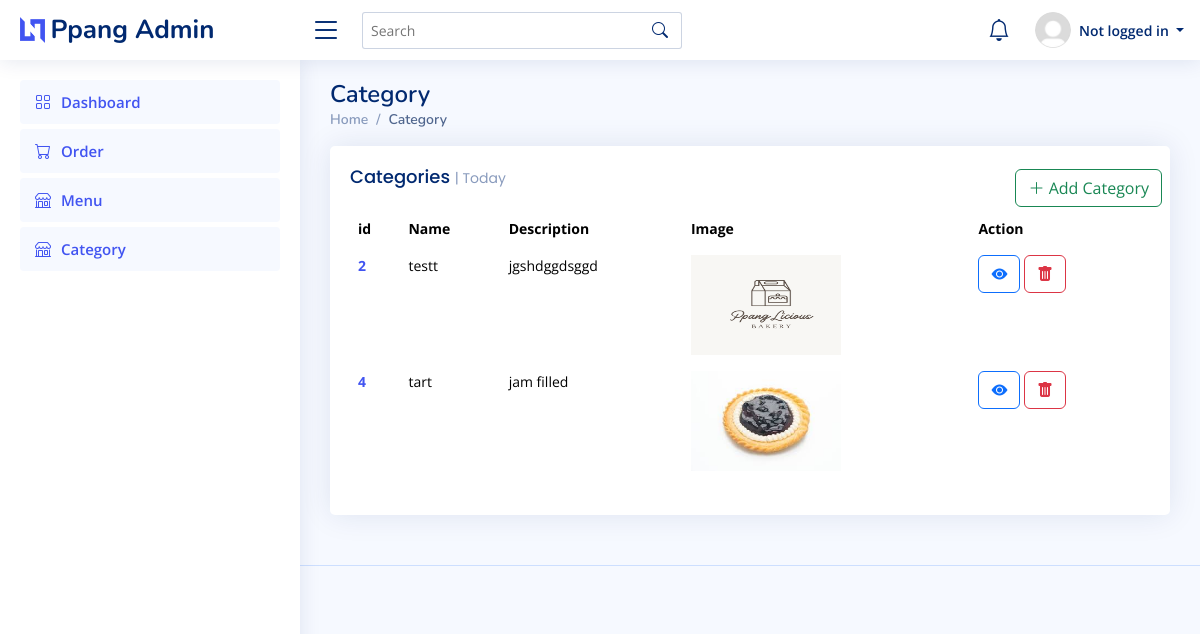
The page /category/ on the database as committed earlier.
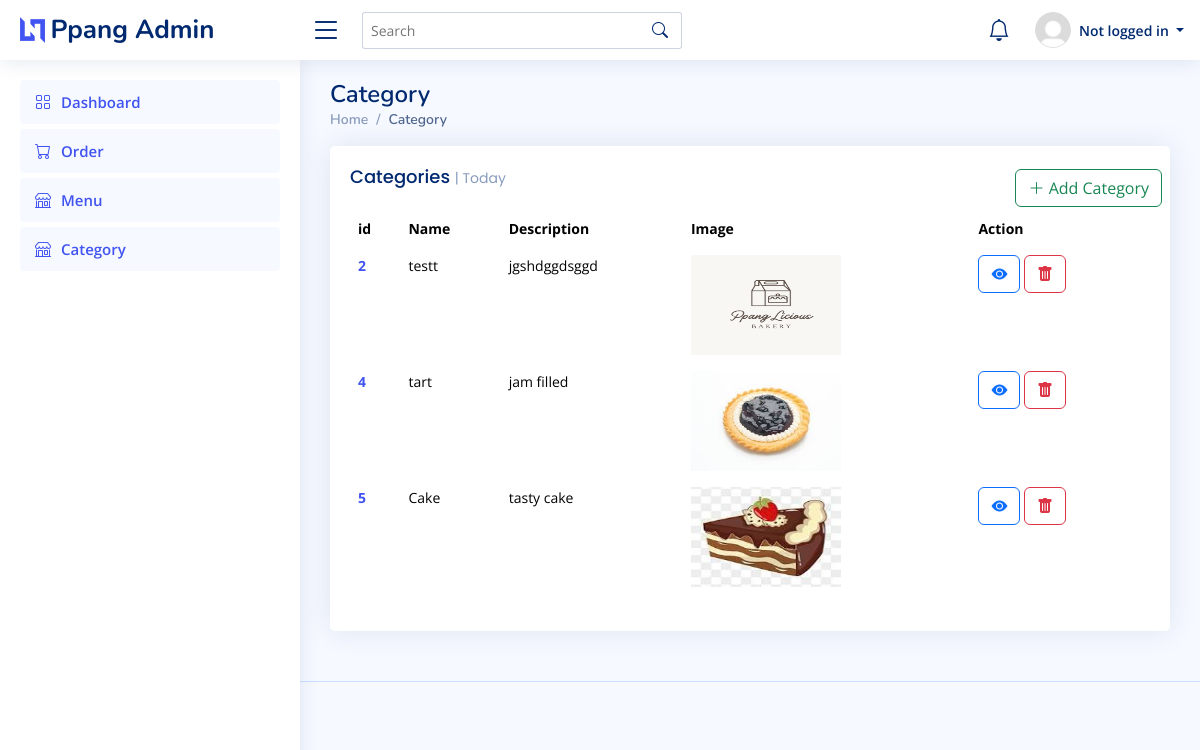
The same page on the database as committed later.
### pages/models.py (models this page shows, shortened)
class Category(models.Model):
    name = models.CharField(max_length=150)
    description = models.TextField()
    image = models.ImageField(upload_to='category_images')
    created_at = models.DateTimeField(default=datetime.now())

### pages/views.py (the view)
# urls.py: path('category/',views.category),
def category(request):
    categories=Category.objects.all()
    return render(request,'category.html',{'categories':categories})

### pages/context_processors.py (called while the page is built)
def notification_processor(request):
    if request.user.is_authenticated:
        notifications = Notification.objects.filter(is_read=False).order_by('-created_at')[:6]
        return {'notifications': notifications}
    return {}

### templates/category.html (shortened to what this page needs)
{% load static %}
{% include 'header.html' %}
<main id="main" class="main">
    <div class="pagetitle">
      <h1>Category</h1>
      <nav>
        <ol class="breadcrumb">
          <li class="breadcrumb-item"><a href="/">Home</a></li>
          <li class="breadcrumb-item active">Category</li>
        </ol>
      </nav>
    </div>
    <section class="section dashboard">
      <div class="row">
        <div class="col-lg-12">
          <div class="row">
            <div class="col-12">
              <div class="card recent-sales overflow-auto">
                <div class="filter p-2">
                  <td>
                    <button type="button" class="btn btn-outline-success" data-bs-toggle="modal" data-bs-target="#addCategory">
                      <i class="bi bi-plus-lg"></i> Add Category
                    </button>
                  </td>
                </div>
                <div class="card-body">
                  <h5 class="card-title">Categories <span>| Today</span></h5>
                  <table class="table table-borderless datatable">
                    <thead>
                      <tr>
                        <th scope="col">id</th>
                        <th scope="col">Name</th>
                        <th scope="col">Description</th>
                        <th scope="col">Image</th>
                        <th scope="col">Action</th>
                      </tr>
                    </thead>
                    <tbody>
                      {% for category in categories %}
                      <tr>
                        <th scope="row"><a href="#">{{category.id}}</a></th>
                        <td>{{category.name}}</td>
                        <td>{{category.description}}</td>
                        <td><img style="height: 100px; width: 150px;" class="img-fluid img-responsive" src="{{category.image.url}}"></td>
                        <td>
                          <a class="btn btn-outline-primary" href="view-category/{{category.id}}"><i class="bi bi-eye-fill"></i></a>
                          <button type="button" class="btn btn-outline-danger" data-bs-toggle="modal" data-bs-target="#category-{{category.id}}">
                            <i class="bi bi-trash-fill"></i>
                          </button>
                        </td>
                      </tr>
                      {% endfor %}
                    </tbody>
                  </table>
                </div>
              </div>
            </div>
      </div>
    </section>
  </main>
{% include 'footer.html' %}

Rows that differ between the two databases and show on the page:
added Category: id "5", name "Cake", description "tasty cake", image (picture)
